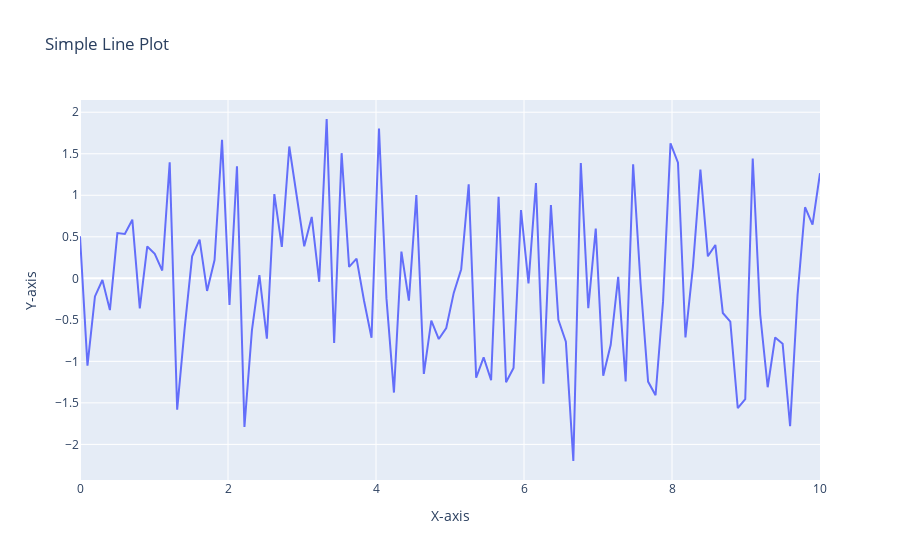

This figure's notebook cell:
### Code cell
#Q20 Using Plotly, create a basic line plot of a randomly generated dataset, label the axes, and set the title as
# 'Simple Line Plot'.
import plotly.graph_objs as go
import numpy as np

# Generate random data for x and y coordinates
x = np.linspace(0, 10, 100)
y = np.random.randn(100)

# Create a Plotly scatter trace for the line plot
trace = go.Scatter(x=x, y=y, mode='lines', name='Random Data')

# Set layout properties
layout = go.Layout(title='Simple Line Plot',
                   xaxis=dict(title='X-axis'),
                   yaxis=dict(title='Y-axis'))

# Create a Plotly figure combining data and layout
fig = go.Figure(data=[trace], layout=layout)

# Display the plot
fig.show()
